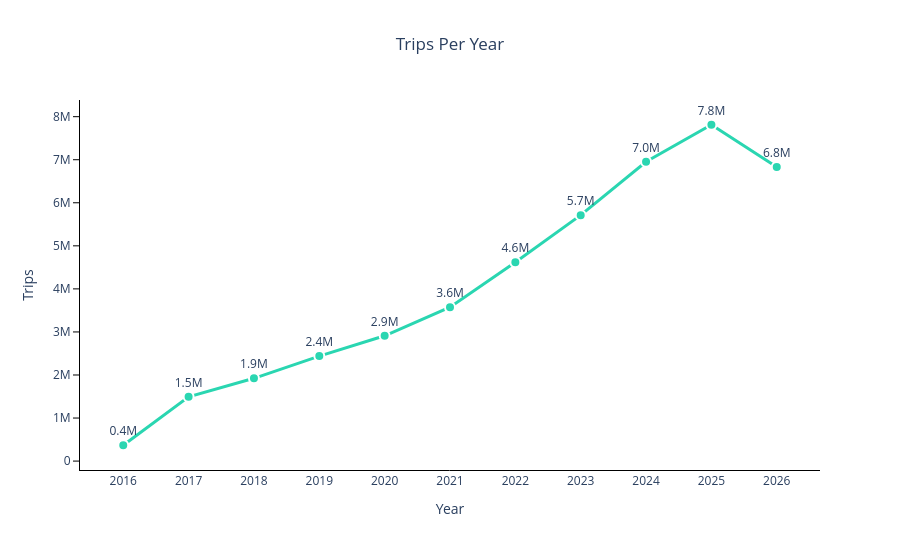

This figure's notebook cell:
### Code cell
fig = go.Figure(go.Scatter(
    x=trips_yearly['year'],
    y=trips_yearly['nr_trips'],
    mode='lines+markers+text',
    text=[f"{v/1e6:.1f}M" for v in trips_yearly['nr_trips']],
    textposition='top center',
    line=dict(color="#2ad6b1", width=3),
    marker=dict(color='#2ad6b1', size=10, line=dict(color='white', width=2)),
))

fig.update_layout(
    title=dict(text='Trips Per Year', x=0.5),
    xaxis=dict(title='Year', tickmode='array', showgrid=False, showline=True, linecolor='black',tickvals=stations_yearly['year']),
    yaxis=dict(title='Trips', showgrid=False, showline=True, linecolor='black',  dtick=1000000, ticks='outside', ticklen=6, tickcolor='black'),
    showlegend=False,
    plot_bgcolor='white',
    paper_bgcolor='white',
    width=900,
    height=550,
)

fig

### Figure 1 — Plotly figure (JSON) as saved in the notebook; plotly's stock layout.template omitted (floating-point values rounded to 4 significant figures)
{"data": [{"line": {"color": "#2ad6b1", "width": 3}, "marker": {"color": "#2ad6b1", "line": {"color": "white", "width": 2}, "size": 10}, "mode": "lines+markers+text", "text": ["0.4M", "1.5M", "1.9M", "2.4M", "2.9M", "3.6M", "4.6M", "5.7M", "7.0M", "7.8M", "6.8M"], "textposition": "top center", "type": "scatter", "x": [2016, 2017, 2018, 2019, 2020, 2021, 2022, 2023, 2024, 2025, 2026], "y": [367961, 1492367, 1922955, 2439517, 2911308, 3575182, 4620469, 5713141, 6953094, 7812520, 6830174]}], "layout": {"height": 550, "paper_bgcolor": "white", "plot_bgcolor": "white", "showlegend": false, "title": {"text": "Trips Per Year", "x": 0.5}, "width": 900, "xaxis": {"linecolor": "black", "showgrid": false, "showline": true, "tickmode": "array", "tickvals": [2016, 2017, 2018, 2019, 2020, 2021, 2022, 2023, 2024, 2025, 2026], "title": {"text": "Year"}}, "yaxis": {"dtick": 1000000, "linecolor": "black", "showgrid": false, "showline": true, "tickcolor": "black", "ticklen": 6, "ticks": "outside", "title": {"text": "Trips"}}}}
